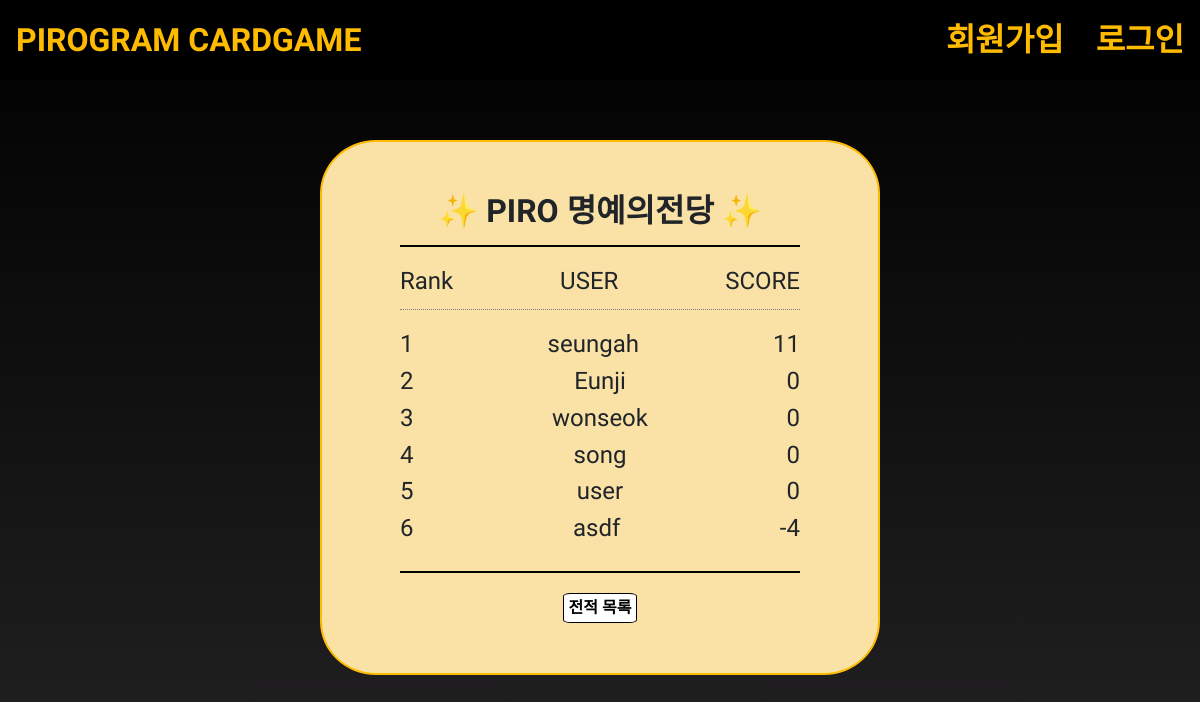
Page /user_ranking/ on the committed database.
### cardgame/models.py (models this page shows)
class User(AbstractUser):
    point = models.IntegerField(default=0)

### cardgame/views.py (the view)
# urls.py: path('user_ranking/', views.user_ranking, name='user_ranking'),
def user_ranking(request):
    users = User.objects.all().order_by('-point')
    user_num = list(range(1,User.objects.count()+1))
    user_list = zip(users, user_num)
    print(user_list)
    ctx = {
        'users': users,
        'user_list' : user_list
    }
    return render(request, 'user_ranking.html', context= ctx)

### templates/user_ranking.html
{% extends 'base.html' %}
{% load static %}
{% block css %}
<link rel="stylesheet" href="{% static 'css/user_ranking.css' %}">
{% endblock %}
{% block content %}
<div class="container">
    <div class="users__container">
        <h2 class="title" style="text-align: center;">✨ <span>PIRO</span> 명예의전당 ✨</h2>
            <div class="user_list">
                <div class="user_list_title">
                    <h4>Rank</h4>
                    <h4>USER</h4>
                    <h4>SCORE</h4>
                </div>
                {% for user in user_list %}
                <div class="user">
                    <h4>{{user.1}}</h4>
                    <h4 class="user__name">{{user.0.username}}</h4>
                    <h4 class="user__point">{{user.0.point}}</h4>
                </div>
                {% endfor %}
            </div>
        <a href="{% url 'cardgame:list_game' %}" type="button" class="btn list__btn">전적 목록</a>
    </div>
</div>
{% endblock%}

### static/css/base_new.css (style rules this page uses)
body { background: linear-gradient(black, #242224); height: 100vh; font-family: 'Cute Font'; }

### static/css/user_ranking.css (style rules this page uses)
.container { display: flex; justify-content: center; align-items: center; margin-top: 60px; }
.users__container { display: flex; flex-direction: column; justify-content: center; align-items: center; border: 2px solid rgb(255, 187, 0); border-radius: 10%; background-color: rgb(250, 226, 167); width: 70vh; padding: 50px; }
.users__container a { text-decoration: none; border: 1px solid black; border-radius: 10%; color: black; padding: 2px 5px; margin-top: 20px; }
.list__btn { text-decoration: none; border : 2px solid rgb(255, 255, 255); border-radius: 5px; color: black; font-weight: bold; background-color: white; }
.title { width: 50vh; font-weight: bold; padding-bottom: 15px; margin-bottom: 20px; border-bottom: 2px solid black; }
.user_list { width: 50vh; display: flex; flex-direction: column; align-items: center; justify-content: center; padding-bottom: 20px; border-bottom: 2px solid black; }
.user { display: flex; justify-content: space-between; width: 50vh; }
.user_list_title { display: flex; justify-content: space-between; width: 50vh; border-bottom: 1px dotted gray; padding-bottom: 5px; margin-bottom: 20px; }

### rows in the picture
User: user "1", username "seungah", point "11"
User: user "2", username "Eunji", point "0"
User: user "3", username "wonseok", point "0"
User: user "4", username "song", point "0"
User: user "5", username "user", point "0"
User: user "6", username "asdf", point "-4"
